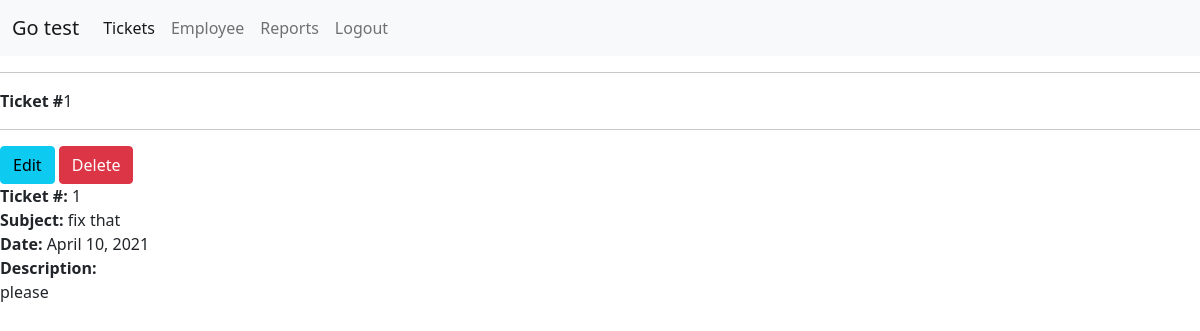
The app's page /info_ticket/1/ (signed in) with its own data.
### tickets/models.py (models this page shows, shortened)
class Ticket(models.Model):
    id = models.AutoField(primary_key=True)
    subject = models.CharField(max_length=100)
    employee = models.ForeignKey(Employee, on_delete=models.CASCADE)
    description= models.TextField(max_length=500)
    date = models.DateField(auto_now_add=True)
    status = models.CharField(max_length=50, choices=STATUS_OPTIONS)
    start_date = models.DateField(default=datetime.date.today)
    end_date = models.DateField(default=datetime.date.today)
    notes = models.TextField(null=True)

### tickets/views.py (the view)
# urls.py: path('info_ticket/<str:pk>/', views.info_ticket, name="info_ticket"),
@login_required(login_url='login')
def info_ticket(request, pk):
    ticket = Ticket.objects.get(id=pk)
    context={"ticket":ticket}
    return render(request, 'tickets/tickets_info.html', context)

### tickets/templates/tickets/tickets_info.html
{% extends 'tickets/base.html' %}
{% block content %}
<hr>
<strong>Ticket #</strong>{{ticket.id}}
<hr>
<a class="btn btn-info">Edit</a>   <a class="btn btn-danger">Delete</a>
<br>
<strong>Ticket #:</strong> {{ticket.id}}
<br>
<strong>Subject:</strong> {{ticket.subject}}
<br>
<strong>Date:</strong> {{ticket.date}}
<br>
<strong>Description:</strong>
<br>
{{ticket.description}}
{% endblock content %}

### records on screen
Ticket: id "1", subject "fix that", date "April 10, 2021", description "please"
